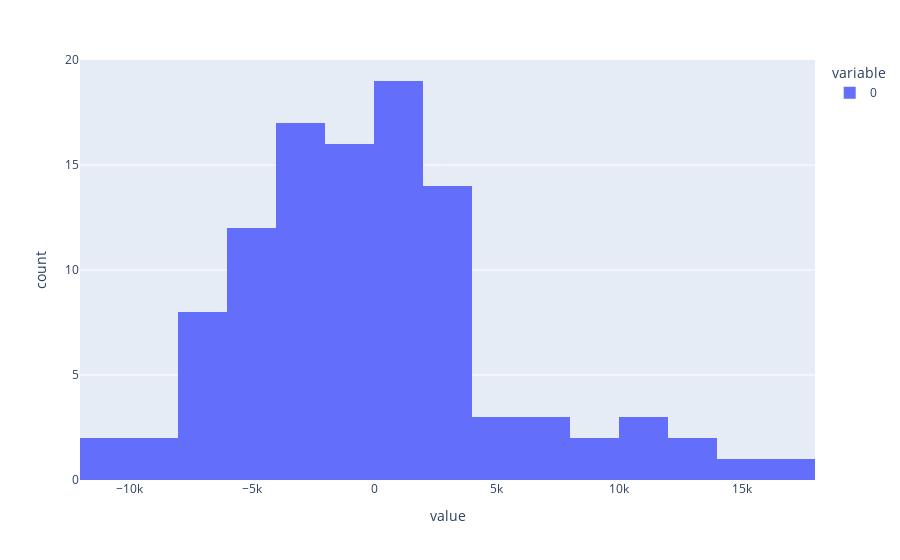

Write notebook code for a chart like this one.
### Code cell
R.hist(bins= 5)

### Figure 1 — Plotly figure (JSON) as saved in the notebook; plotly's stock layout.template omitted (floating-point values rounded to 4 significant figures)
{"data": [{"alignmentgroup": "True", "bingroup": "x", "hovertemplate": "variable=0<br>value=%{x}<br>count=%{y}<extra></extra>", "legendgroup": "0", "marker": {"color": "#636efa"}, "name": "0", "offsetgroup": "0", "orientation": "v", "showlegend": true, "type": "histogram", "x": [3161.0, 9579.0, 1479.0, 1579.0, -734.8, -1116.0, 2895.0, 890.4, -304.1, 1733.0, 5073.0, 1742.0, 1699.0, 1587.0, 4480.0, -2897.0, -2222.0, -1534.0, 9386.0, 2424.0, -463.8, -1837.0, 339.4, 6424.0, 3206.0, 3590.0, 1820.0, 271.9, 1174.0, -3108.0, -4241.0, -982.1, -2759.0, -1824.0, 7830.0, -7155.0, -4364.0, -2929.0, -6387.0, 1551.0, 3027.0, -11150.0, -10990.0, -8972.0, -2930.0, -3124.0, -8992.0, 11930.0, 11080.0, 7531.0, 1159.0, -4366.0, -276.7, -7011.0, 3876.0, -3162.0, 10200.0, -4090.0, -5980.0, -5596.0, 3313.0, 1428.0, -7723.0, 4428.0, -5585.0, -5223.0, 552.8, -4974.0, 1907.0, -7705.0, -5256.0, 2574.0, -3411.0, -54.53, -1517.0, -6070.0, -151.2, -865.5, -1127.0, 2648.0, -1429.0, 2085.0, 1844.0, 1989.0, -3392.0, -2915.0, -2586.0, -3672.0, -2456.0, -2645.0, -3619.0, -7355.0, -5127.0, -6976.0, 495.9, -2238.0, 3343.0, 3601.0, 3611.0, 13050.0, 13430.0, 15220.0, 17720.0, -5177.0, -1975.0], "xaxis": "x", "yaxis": "y"}], "layout": {"barmode": "relative", "legend": {"title": {"text": "variable"}, "tracegroupgap": 0}, "margin": {"t": 60}, "xaxis": {"anchor": "y", "domain": [0, 1], "title": {"text": "value"}}, "yaxis": {"anchor": "x", "domain": [0, 1], "title": {"text": "count"}}}}
